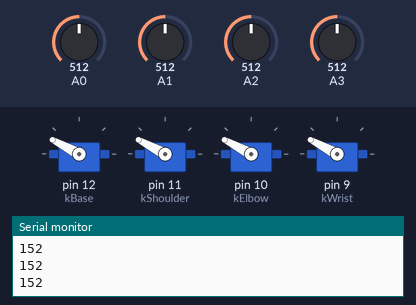
Recording of a sketch running on a simulated Arduino Uno, built with avr-gcc and run on an emulated ATmega328P. Parts: 4 × servo, the last lines printed to the serial monitor. Inputs (shaded band) come from the test bench; at power-on: A1 = 512, A0 = 512, A2 = 512, A3 = 512.

Above: at 1.2 s.
1.3 s: A1 set to 716
At 2.0 s:
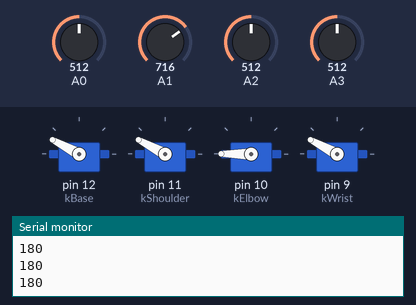
2.8 s: A0 set to 716
At 3.1 s:
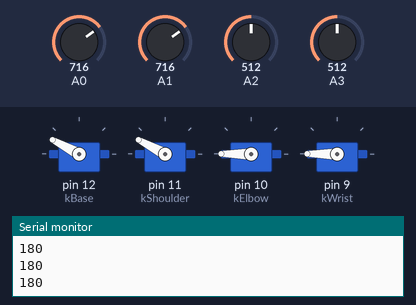
4.3 s: A2 set to 716
At 5.4 s:
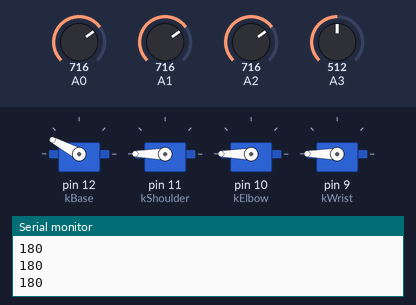
5.8 s: A3 set to 716
At 6.4 s:
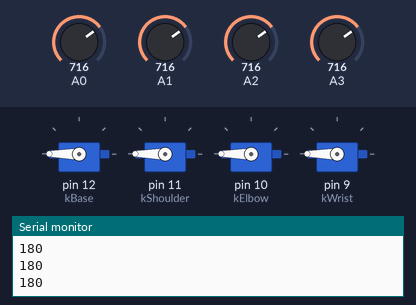
7.3 s: A1 set to 306
At 8.1 s:
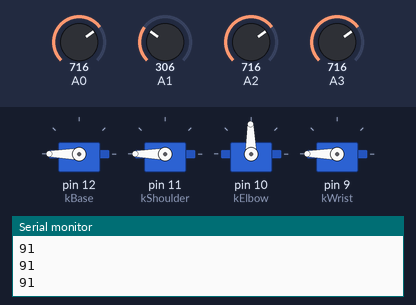
8.8 s: A0 set to 306
At 10.2 s:
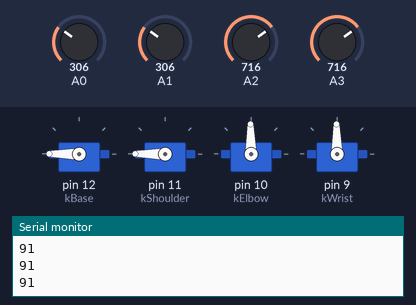
Timing chart, 0 to 11.3 s (numbered marks = the images above; inputs shaded):
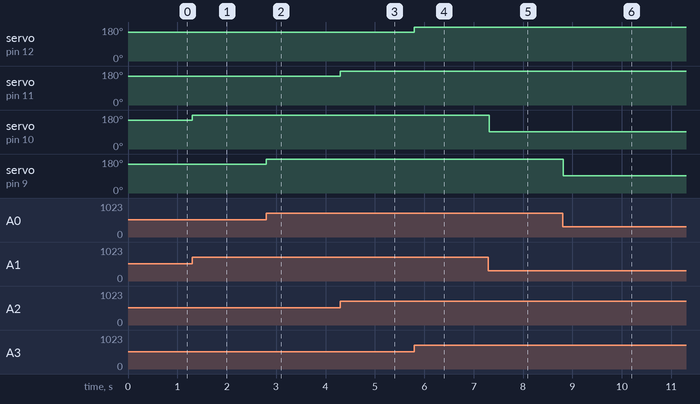

The sketch:

arm.ino
```cpp
#include <Servo.h>

Servo base;
Servo shoulder;
Servo elbow;
Servo wrist;

int kBase = 12;
int kShoulder = 11;
int kElbow = 10;
int kWrist = 9;

int pBase = 3;
int pShoulder = 2;
int pElbow = 1;
int pWrist = 0;

void setup(){
  Serial.begin(9600);
  base.attach(kBase);
  shoulder.attach(kShoulder);
  elbow.attach(kElbow);
  wrist.attach(kWrist);
}

void loop(){
  base.write(pRead(pBase));
  shoulder.write(pRead(pShoulder));
  elbow.write(pRead(pElbow));
  wrist.write(pRead(pWrist));
  Serial.println(elbow.read());// + "/" + shoulder.read() + "/" + elbow.read() + "/" + wrist.read());
  delay(15);
}

int pRead(int pin){
  return map(analogRead(pin), 0, 600, 0, 179);
}
```

Measured:
- after the input at 1.3 s, servo on pin 10 (kElbow): 152° → 180° at once
- after the input at 2.8 s, servo on pin 9 (kWrist): 152° → 180° at once
- after the input at 4.3 s, servo on pin 11 (kShoulder): 152° → 180° at once
- after the input at 5.8 s, servo on pin 12 (kBase): 152° → 180° at once
- after the input at 7.3 s, servo on pin 10 (kElbow): 180° → 91° at once
- after the input at 8.8 s, servo on pin 9 (kWrist): 180° → 91° at once
